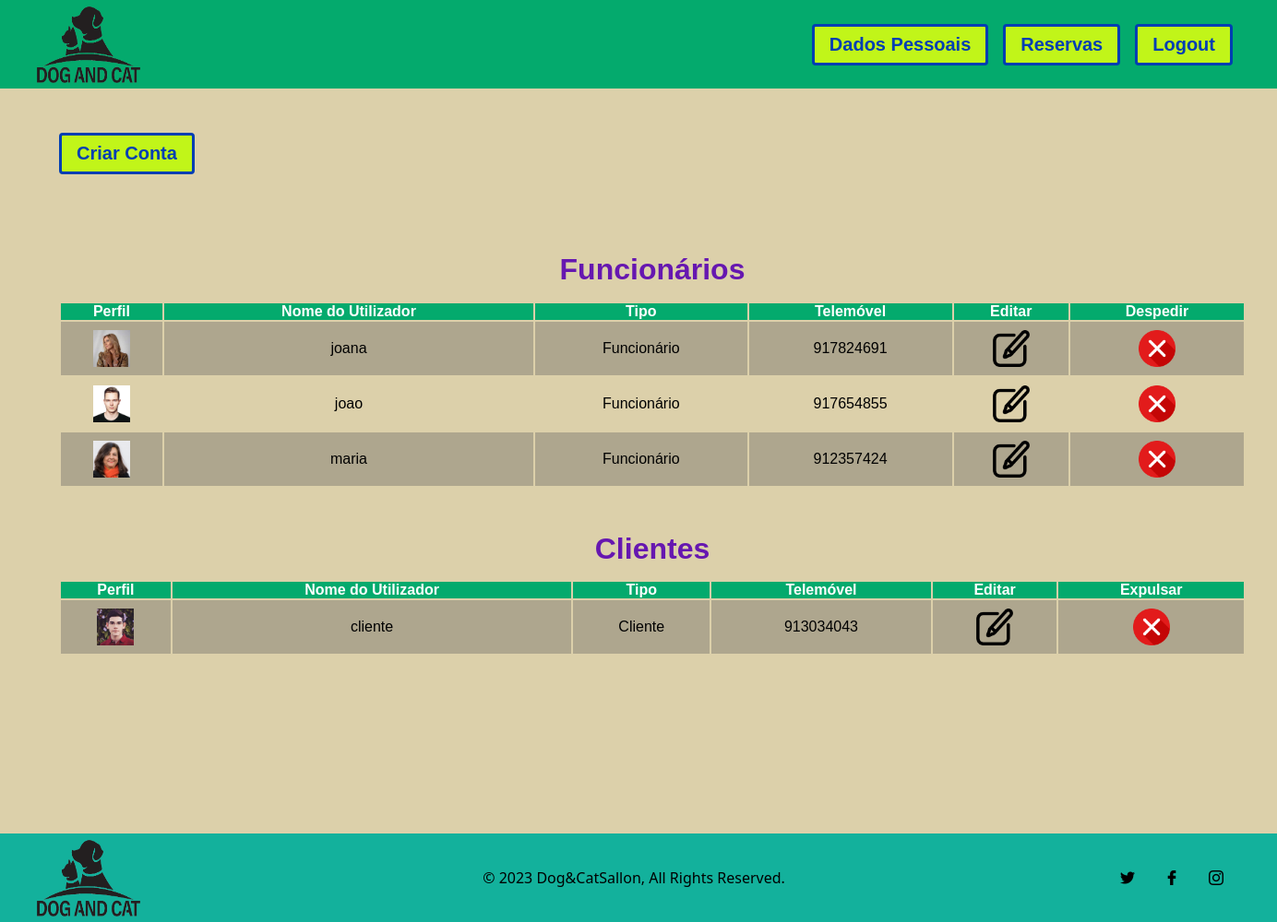
The app's page /paginas/gerir_users.php?obj=gerirUsers (signed in) with its own data.
### tables this page shows
CREATE TABLE utilizadores (
	username VARCHAR(30) PRIMARY KEY,
	imagem VARCHAR(30) NOT NULL DEFAULT 'default.png',
	pass VARCHAR(100) NOT NULL DEFAULT '123',
	telemovel INT(9),
	cargo INT NOT NULL DEFAULT 0,
	competencia VARCHAR(200) NOT NULL DEFAULT ''
);

### paginas/constantes_funcoes.php (called while the page is built, shortened)
<?php
function getCargo(int $num)
{
	switch ($num) {
		case CLIENTE:
			return 'Cliente';
		case FUNCIONARIO:
			return 'Funcionário';
	}
}
function usarImagemCorreta($imagem)
{
	return $imagem;
}
function verificaConexao($conn, $sql)
{
	$retval = mysqli_query($conn, $sql);
	return $retval;
}
?>

### paginas/gerir_users.php (the view, shortened to what this page needs)
<html>
<head>
	<link rel='stylesheet' href='style.css'>
	<link rel='stylesheet' href='home.css'>
</head>
<?php
include './constantes_funcoes.php';
?>
<body>
	<div>
		<header id="header">
			<div class="logo_container">
				<a href='pag_inicial.php'><img src="logo.png" /></a>
			</div>
			<div class="nav">
				<a href='dados_pessoais.php?obj=alterarDadosPessoais' class='button'>Dados Pessoais</a>
				<a href='reservas.php?obj=gerirReservas' class='button'>Reservas</a>
				<a href='logout.php?obj=loggingOut' class='button'>Logout</a>
			</div>
		</header>
		<div id='body_tables'>
			<a class='button' href='form_registar.php?obj=criarConta'>Criar Conta</a></br></br>
			<?php
			$sql = "SELECT * FROM utilizadores WHERE cargo IN (" . FUNCIONARIO . "," . ADMINISTRADOR . ") AND username !='" . $_SESSION['username'] . "'";
			$retval = verificaConexao($conn, $sql);
			if (mysqli_num_rows($retval) > 0) {
				showTableHeader('Funcionários');
				echo "<th>Despedir</th></tr>";
				while ($row = mysqli_fetch_array($retval)) {
					showInfoPessoal($row);
					echo "
				<td> <a href='eliminar.php?obj=eliminarUser&username=" . $row['username'] . "'> <img src=\"apagar.png\" width=\"40\" height=\"40\"> </a></td>
			</tr>
			";
				}
			}
			$sql = 'SELECT * FROM utilizadores WHERE cargo =' . CLIENTE;
			$retval = verificaConexao($conn, $sql);
			if (mysqli_num_rows($retval) > 0) {
				echo "<th>Expulsar</th> </tr>";
				while ($row = mysqli_fetch_assoc($retval)) {
					echo "
					<td> <a href='eliminar.php?obj=eliminarUser&username=" . $row['username'] . "'> <img src=\"apagar.png\" width=\"40\" height=\"40\"> </a></td>
					</tr>";
				}
			}
			echo "</table>";
			function showTableHeader($titulo)
			{
				?>
				</table>
				<h2 class='table_title'><?php echo $titulo; ?></h2>
				<table class='tabela_gestao'>
					<tr>
						<th> Perfil </th>
						<th>Nome do Utilizador</th>
						<th>Tipo</th>
						<th>Telemóvel</th>
						<th>Editar</th>
						<?php
			}
			function showInfoPessoal($row)
			{
				echo "<tr>
				<td> <img src=" . usarImagemCorreta($row['imagem']) . " width=\"40\" height=\"40\"> </td>
				<td>" . $row['username'] . "</td>
				<td>" . getCargo($row['cargo']) . "</td>
				<td>" . $row['telemovel'] . "</td>
				<td> <a href='dados_pessoais.php?username=" . $row['username'] . "&obj=editarDadosUser'> <img src=\"editar.png\" width=\"40\" height=\"40\"> </a></td>";
			}
			?>
		</div>
		<footer id="footer">
			<div class="logo_container">
				<a href='pag_inicial.php'><img src="logo.png" /></a>
			</div>
			<span class="text">
				© 2023 Dog&amp;CatSallon, All Rights Reserved.
			</span>
			<div class="icon_group">
				<img src="icon_twitter.png" />
				<img src="icon_facebook.png" />
				<img src="icon_instagram.png" />
			</div>
		</footer>
	</div>
</body>
</html>

### paginas/style.css (style rules this page uses)
:root { --dl-color-gray-500: #595959; --dl-color-gray-700: #999999; --dl-color-gray-900: #D9D9D9; --dl-size-size-large: 144px; --dl-size-size-small: 48px; --dl-color-danger-300: #A22020; --dl-color-danger-500: #BF2626; --dl-color-danger-700: #E14747; --dl-color-gray-black: #000000; --dl-color-gray-white: #FFFFFF; --dl-size-size-medium: 96px; --dl-size-size-xlarge: 192px; --dl-size-size-xsmall: 16px; --dl-space-space-unit: 16px; --dl-color-primary-100: #003EB3; --dl-color-success-300: #199033; --dl-color-success-500: #32A94C; --dl-color-success-700: #4CC366; --dl-size-size-xxlarge: 288px; --dl-size-size-maxwidth: 1400px; --dl-radius-radius-round: 50%; --dl-space-space-halfunit: 8px; --dl-space-space-sixunits: 96px; --dl-space-space-twounits: 32px; --dl-radius-radius-radius2: 2px; --dl-radius-radius-radius4: 4px; --dl-radius-radius-radius8: 8px; --dl-space-space-fiveunits: 80px; --dl-space-space-fourunits: 64px; --dl-space-space-threeunits: 48px; --dl-color-primary-lightlime: #c1f519ff; --dl-color-primary-green-back: #04aa6dff; --dl-space-space-oneandhalfunits: 24px; --dl-color-primary-lightorangeback: #ead49bff; }
.button { color: var(--dl-color-gray-black); display: inline-block; padding: 0.5rem 1rem; border-color: var(--dl-color-gray-black); border-width: 1px; border-radius: 4px; background-color: var(--dl-color-gray-white); }

### paginas/home.css (style rules this page uses)
* { box-sizing: border-box; border-width: 0; border-style: solid; padding: 0; margin: 0; font-family: sans-serif; }
html { font-family: Inter; font-size: 16px; }
body { font-weight: 400; font-style: normal; text-decoration: none; text-transform: none; letter-spacing: normal; line-height: 1.15; color: var(--dl-color-gray-black); background-color: var(--dl-color-gray-white); }
span { font-family: 'Segoe UI', Tahoma, Verdana, sans-serif; }
#header { height: var(--dl-size-size-medium); display: flex; position: relative; min-width: 100%; max-height: var(--dl-size-size-large); align-items: flex-start; justify-content: space-between; background-color: var(--dl-color-primary-green-back); }
.logo_container { flex: 0 0 auto; width: var(--dl-size-size-xlarge); height: var(--dl-size-size-medium); display: flex; align-items: flex-start; flex-direction: column; }
.logo_container img { width: 100%; height: 100%; }
.logo_container a { width: 100%; height: 100%; }
.nav { gap: var(--dl-space-space-unit); flex: 0 0 auto; height: 100%; display: flex; flex-wrap: wrap; max-width: 80%; min-width: 1182px; align-self: flex-start; align-items: center; padding-right: var(--dl-space-space-threeunits); flex-direction: row; justify-content: flex-end; }
.button { color: var(--dl-color-primary-100); font-size: 20px; font-style: normal; font-family: 'Trebuchet MS', sans-serif; font-weight: 900; border-color: var(--dl-color-primary-100); border-width: 3px; text-decoration: none; background-color: var(--dl-color-primary-lightlime); max-width: fit-content; }
#footer { height: var(--dl-size-size-medium); display: flex; min-width: 100%; align-self: flex-start; align-items: center; padding-right: var(--dl-space-space-threeunits); justify-content: flex-start; background-color: #13b19c; }
#footer .text { min-width: 990px; text-align: center; }
.icon_group { width: var(--dl-size-size-large); display: flex; align-items: center; flex-direction: row; justify-content: flex-end; }
.icon_group img { width: var(--dl-size-size-xsmall); object-fit: cover; margin-left: var(--dl-space-space-twounits); }
#body_tables { display: flex; position: relative; flex-wrap: wrap; min-width: 100%; min-height: 808px; padding-top: var(--dl-space-space-threeunits); padding-left: var(--dl-space-space-fourunits); padding-right: var(--dl-space-space-fourunits); flex-direction: column; padding-bottom: var(--dl-space-space-threeunits); justify-content: flex-start; background-color: rgb(220, 208, 170); }
.tabela_gestao { width: 100%; min-width: 1286px; border: none; }
.table_title { display: flex; justify-content: center; font-size: xx-large; margin-top: var(--dl-size-size-small); margin-bottom: var(--dl-size-size-xsmall); color:rgb(102, 23, 176); }
.tabela_gestao tr:nth-child(even) { background-color: rgb(174, 166, 142); }
.tabela_gestao th { background-color: #04AA6D; color: white; }
.tabela_gestao td { height: 58px; text-align: center; }

### records on screen
utilizadores: imagem (picture), username "joana", cargo "Funcionário", telemovel "917824691"
utilizadores: imagem (picture), username "joao", cargo "Funcionário", telemovel "917654855"
utilizadores: imagem (picture), username "maria", cargo "Funcionário", telemovel "912357424"
utilizadores: imagem (picture), username "cliente", cargo "Cliente", telemovel "913034043"

### other values on screen
$titulo "Funcionários Clientes"
